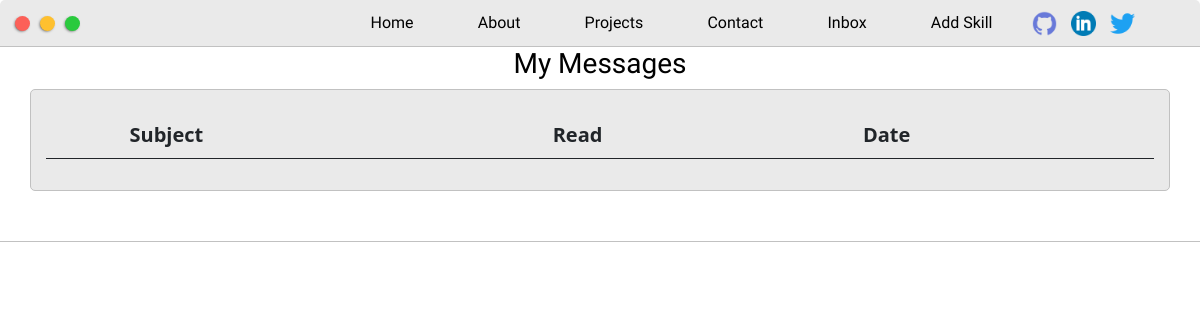
Before: /messages/ with the older database file.
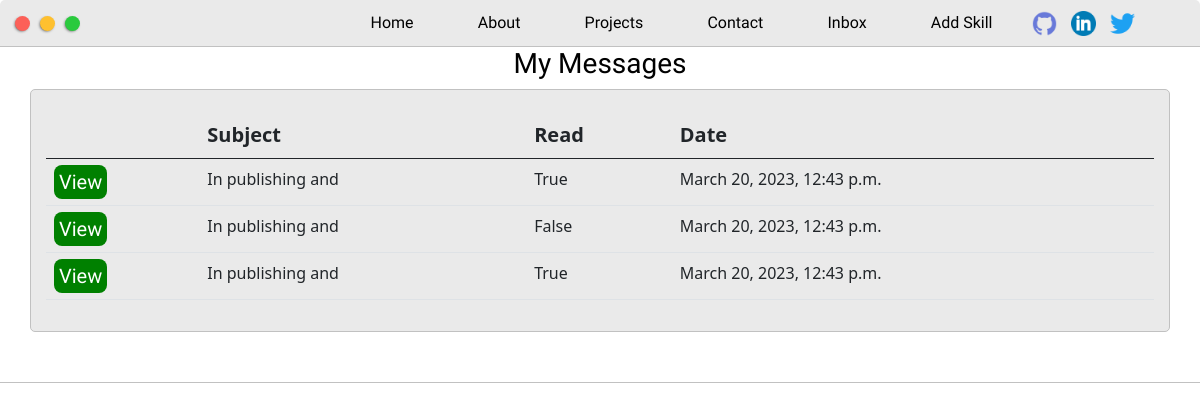
After: the same page with the newer database file.
### my_website/models.py (models this page shows, shortened)
class Messages(models.Model):
    name = models.CharField(max_length=200,null=True)
    email = models.EmailField(null=True,blank=True)
    subject = models.CharField(max_length=200,null=True)
    body = models.TextField(null=True)
    is_read = models.BooleanField(default=False,)
    created = models.DateTimeField(auto_now_add=True)

### my_website/views.py (the view)
# urls.py: path('messages/', views.inbox_messages, name="messages"),
def inbox_messages(request):
    messages = Messages.objects.all()
    context = {"messages": messages}
    return render(request, "inbox.html", context)

### templates/inbox.html
{% extends "main.html" %}
{% load static %}
{% block content %}
	<section class="s2">
		<div class="main-container">
			<h3 style="text-align: center;">My Messages</h3>
			<div id="message-box">
				<table class="table">
					<thead>
					<tr>
						<th id="label"></th>
						<th id="label">Subject</th>
						<th id="label">Read</th>
						<th id="label">Date</th>
					</tr>
					</thead>
					<tbody class="table-striped-columns">
					{% for message in messages %}
						<tr>
							<td id="content"><a class="btn-links" href="{% url "view-message" message.id %}">View</a>
							</td>
							<td id="content">{{ message.subject }}</td>
							<td id="content">{{ message.is_read }}</td>
							<td id="content">{{ message.created }}</td>
						</tr>
					{% endfor %}
					</tbody>
				</table>
			</div>
		</div>
	</section>
{% endblock %}

Changed rows visible on the page:
added Messages: subject "In publishing and", is_read "True", created "March 20, 2023, 12:43 p.m."
added Messages: subject "In publishing and", is_read "False", created "March 20, 2023, 12:43 p.m."
added Messages: subject "In publishing and", is_read "True", created "March 20, 2023, 12:43 p.m."
